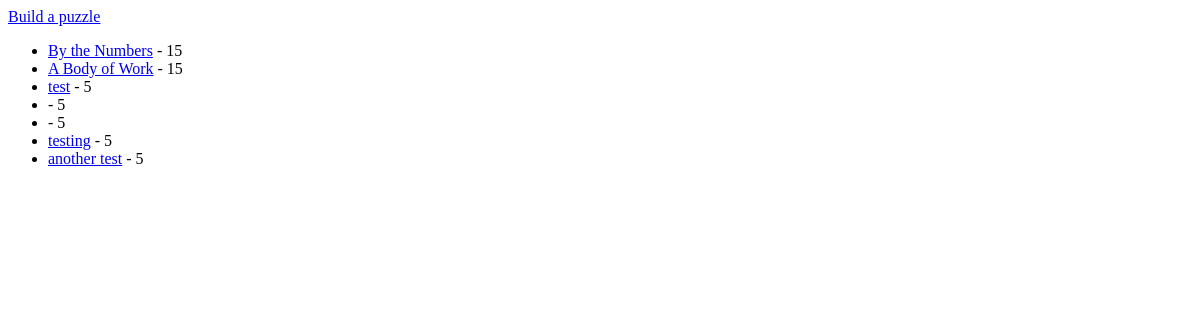
The app's page /puzzle/, older data.
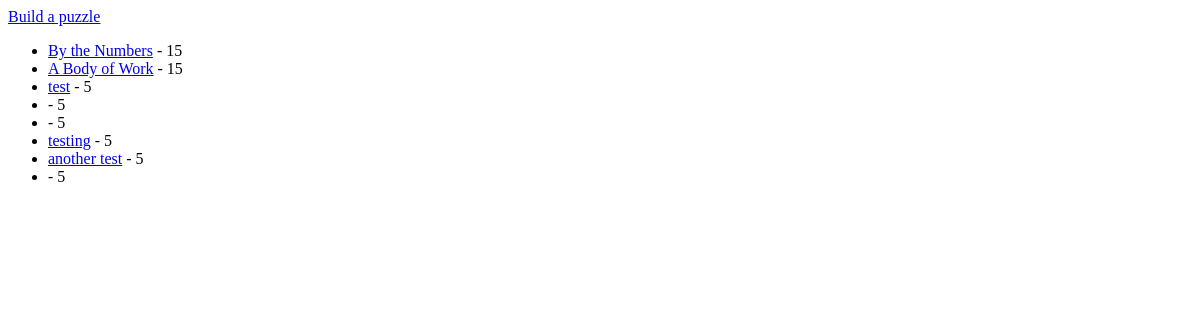
The same page, newer data.
### puzzle/models.py (models this page shows)
class Puzzle(models.Model):
    title = models.CharField(max_length=100)
    size = models.IntegerField()
    puzzle_text = models.CharField(max_length=30*30)

### puzzle/views.py (the view)
def index(request):
    puzzles = Puzzle.objects.all()
    return render(request, 'puzzle/index.html', {'puzzles': puzzles})

### puzzle/templates/puzzle/index.html (shortened to what this page needs)
<html>
<head>
    {% load staticfiles %}
</head>
<body>
    <a href="{% url 'puzzle:builder' %}">Build a puzzle</a>
    <ul>
    {% for puzzle in puzzles %}
        <li><a href="{% url 'puzzle:play' puzzle.id %}">{{puzzle.title}}</a> - {{puzzle.size}}</li>
    {% endfor %}
        </ul>
</body>
</html>

Row changes from the older to the newer data that the page shows:
added Puzzle: size "5"
